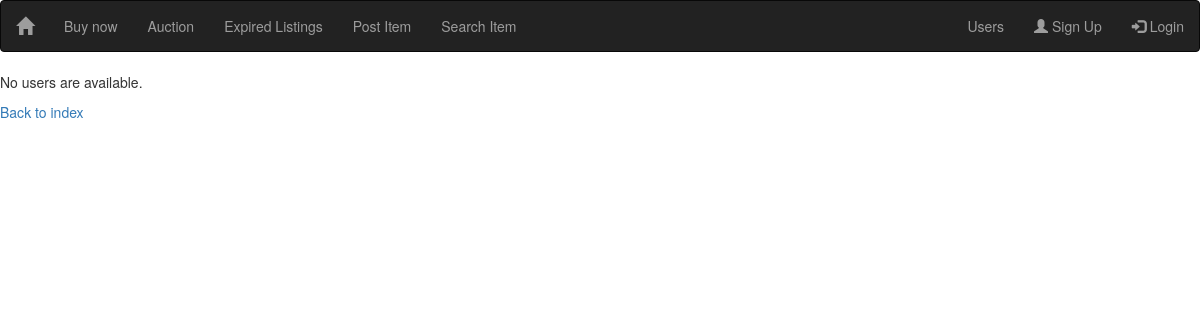
Before: /getuser with the older database file.
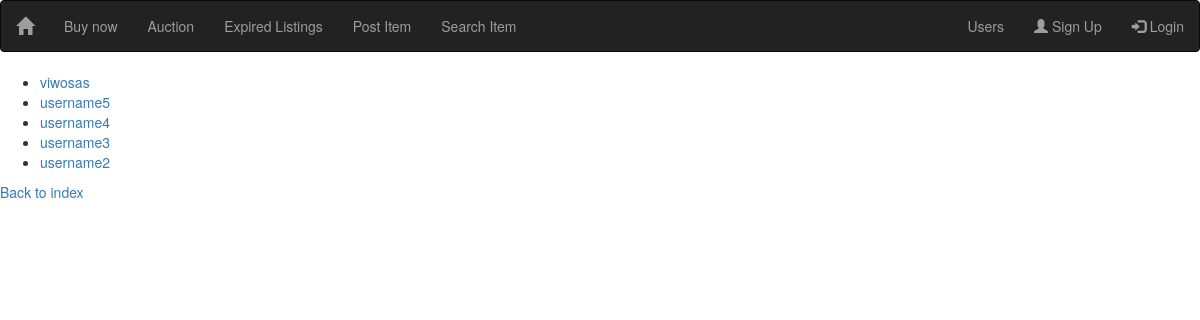
After: the same page with the newer database file.
### auctionsiteapp/models.py (models this page shows)
class SiteUsers(models.Model):
    user = models.OneToOneField(User, on_delete=models.CASCADE)
    dateOfBirth = models.DateField()
    def __str__(self):
        return self.user.username

### auctionsiteapp/views.py (the view)
# urls.py: path('getuser', views.getUser, name="getuser"),
def getUser(request):
    users = SiteUsers.objects.order_by('-id')[:5]
    context = {
        'users': users,
    }
    return render(request, 'get_users.html', context)

### auctionsiteapp/templates/get_users.html
{% extends 'base.html' %}
{% block content %}
  {% if users %}
    <ul>
      {% for user in users %}
        <li><a href="/get/moreinfojournalists/{{ user.id }}">{{ user }}</a></li>
      {% endfor %}
    </ul>
  {% else %}
    <p>No users are available.</p>
  {% endif %}
    <a href="/">Back to index</a>
{% endblock %}

### auctionsiteapp/templates/base.html (shortened to what this page needs)
{% load staticfiles %}
<!DOCTYPE html>
<html lang="en">
  <head>
    <link rel="stylesheet" href="https://maxcdn.bootstrapcdn.com/bootstrap/3.4.0/css/bootstrap.min.css">
  </head>
  <body>
    <nav class="navbar navbar-inverse">
      <div class="container-fluid">
        <div class="navbar-header">
          <a class="navbar-brand" href="{% url 'auctionsiteapp:getitems' %}"><span class="glyphicon glyphicon-home"></span></a>
        </div>
        <ul class="nav navbar-nav navbar-left">
          <li><a href="/">Buy now</a></li>
          <li><a href="{% url 'auctionsiteapp:auction' %}">Auction</a></li>
          <li><a href="{% url 'auctionsiteapp:expired' %}">Expired Listings</a></li>
          <li><a href="{% url 'auctionsiteapp:postitem' %}">Post Item</a></li>
          <li><a href="{% url 'auctionsiteapp:search' %}">Search Item</a></li>
        </ul>
        <ul class="nav navbar-nav navbar-right">
            <li><a href="{% url 'auctionsiteapp:getuser' %}">Users</a></li>
          {% if user.is_authenticated %}
            <li><a href="{% url 'password_reset' %}">Reset Password</a></li>
            <li><a href="{% url 'auctionsiteapp:profile' %}">Account</a></li>
            <li><a href="{% url 'logout' %}"><span class="glyphicon glyphicon-log-out"></span> Logout</a></li>
          {% else %}
            <li><a href="{% url 'auctionsiteapp:signup' %}"><span class="glyphicon glyphicon-user"></span> Sign Up</a></li>
            <li><a href="{% url 'login' %}"><span class="glyphicon glyphicon-log-in"></span> Login</a></li>
          {% endif %}
        </ul>
      </div>
    </nav>
    <main>
      {% block content %}
      {% endblock %}
    </main>
  </body>
</html>

Changed rows visible on the page:
added SiteUsers: user.username "viwosas"
added SiteUsers: user.username "username5"
added SiteUsers: user.username "username4"
added SiteUsers: user.username "username3"
added SiteUsers: user.username "username2"
Other visible differences:
text no longer shown: "No users are available."
